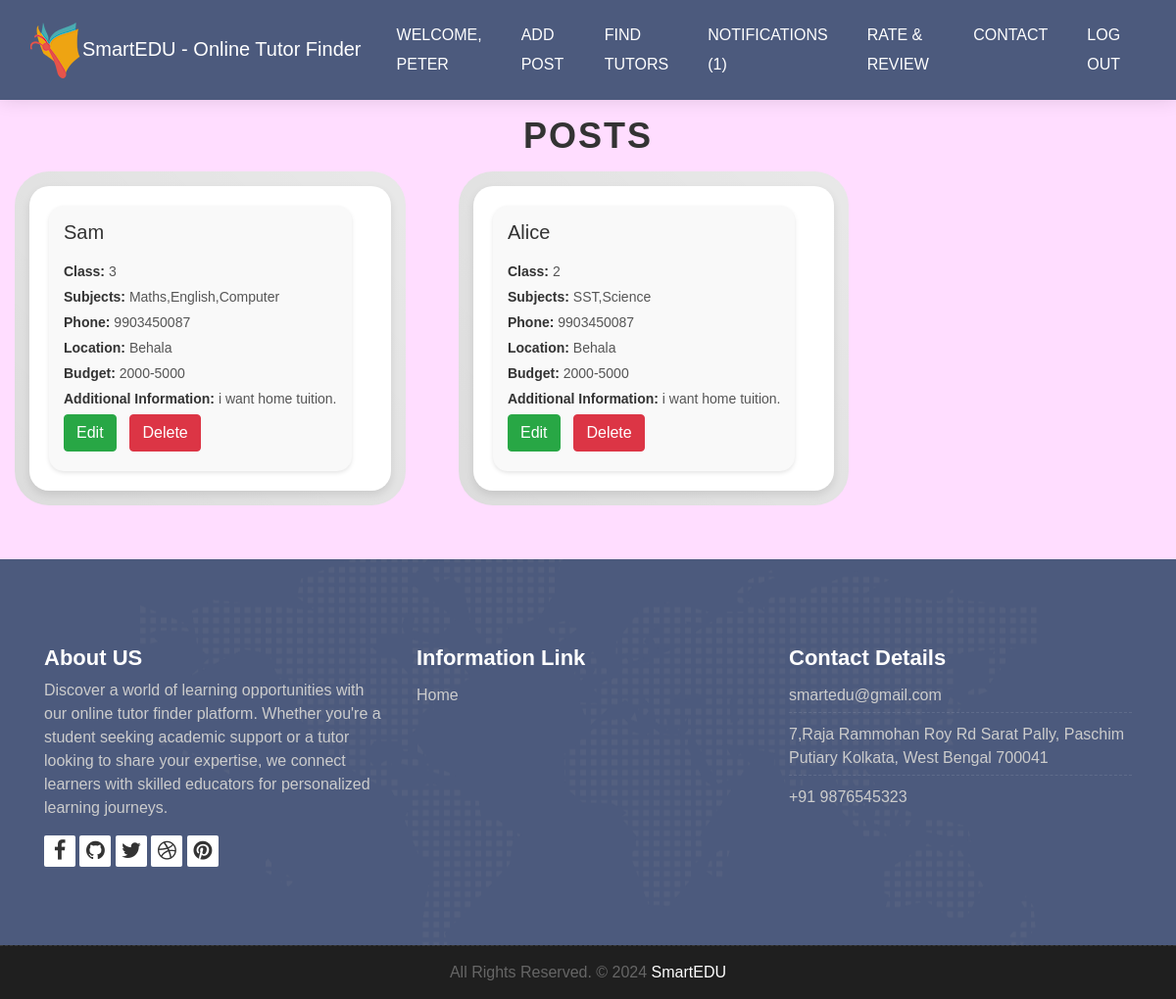
The page /showpost.php (signed in) on the database its author committed.
### tables this page shows
CREATE TABLE `students` (
  `sid` int(11) NOT NULL,
  `name` varchar(255) NOT NULL,
  `type` varchar(255) NOT NULL,
  `email` varchar(255) NOT NULL,
  `mobile` varchar(10) NOT NULL,
  `password` varchar(255) NOT NULL,
  `agreed_terms` varchar(50) NOT NULL
);

CREATE TABLE `studentpost` (
  `pid` int(11) NOT NULL,
  `name` varchar(255) NOT NULL,
  `class` int(11) NOT NULL,
  `subjects` varchar(255) NOT NULL,
  `phone` varchar(10) NOT NULL,
  `location` varchar(255) NOT NULL,
  `budget` varchar(255) NOT NULL,
  `info` varchar(255) NOT NULL,
  `student_id` int(11) NOT NULL
);

### showpost.php (the view, shortened to what this page needs)
<!DOCTYPE html>
<html lang="en">
    <link rel="stylesheet" href="css/bootstrap.min.css">
    <link rel="stylesheet" href="style.css">
    <link rel="stylesheet" href="css/versions.css">
    <link rel="stylesheet" href="css/responsive.css">
    <link rel="stylesheet" href="css/custom.css">
    <link rel="stylesheet" href="https://stackpath.bootstrapcdn.com/bootstrap/4.5.2/css/bootstrap.min.css">
</head>
<body class="host_version">
<?php include("inc/postnav.php"); ?>
        <?php
include("data/db.php");
if(isset($_SESSION['stu'])) {
    $student_id = $_SESSION['stu'];
    $query = "SELECT * FROM studentpost WHERE student_id = $student_id";
    $result = $con->query($query);
    if ($result->num_rows > 0) {
        ?>
        <h1>Posts</h1>
        <?php
        while ($row = $result->fetch_assoc()) {
        ?>
            <div class="container1">
                <div class="post">
                    <h2><?php echo $row['name']; ?></h2>
                    <p><strong>Class:</strong> <?php echo $row['class']; ?></p>
                    <p><strong>Subjects:</strong> <?php echo $row['subjects']; ?></p>
                    <p><strong>Phone:</strong> <?php echo $row['phone']; ?></p>
                    <p><strong>Location:</strong> <?php echo $row['location']; ?></p>
                    <p><strong>Budget:</strong> <?php echo $row['budget']; ?></p>
                    <p><strong>Additional Information:</strong> <?php echo $row['info']; ?></p>
                    <p>
                        <a href="editstpost.php?eid=<?php echo $row['pid'];?>" class="btn btn-success">Edit</a>
                        <a onclick="return confirm('Are you sure to delete?')" href="deletepost.php?did=<?php echo $row['pid'];?>" class="btn btn-danger">Delete</a>
                    </p>
                </div>
            </div>
        <?php
        }
    } else {
        echo "<p>No posts found for this student.</p>";
    }
} else {
    header("Location: login.php");
    exit();
}
?>
    <div class="copyrights">
        <div class="container">
            <div class="footer-distributed">
                <div class="footer-center">
                    <p class="footer-company-name">All Rights Reserved. &copy; 2024 <a href="index.php">SmartEDU</a></p>
                </div>
            </div>
        </div>
    </div>
</body>
</html>

### inc/postnav.php (shortened to what this page needs)
<?php
include("data/db.php");
function countUnreadNotifications($con, $student_id) {
    $query = "SELECT
                (SELECT COUNT(*) FROM teachernotifications WHERE student_id = ? AND status = 'unread') AS unread_notification_count,
                (SELECT COUNT(*) FROM notifications WHERE sender_id = ? AND status = 'read') AS unread_reply_count";
    $stmt = $con->prepare($query);
    $stmt->bind_param("ii", $student_id, $student_id);
    $stmt->execute();
    $result = $stmt->get_result();
    $counts = $result->fetch_assoc();
    $unread_notification_count = $counts['unread_notification_count'];
    $unread_reply_count = $counts['unread_reply_count'];
    return array($unread_notification_count, $unread_reply_count);
}
if(isset($_SESSION['stu'])) {
    $student_id = $_SESSION['stu'];
    list($notification_count, $reply_count) = countUnreadNotifications($con, $student_id);
    $total_unread_count = $notification_count + $reply_count;
} else {
    $total_unread_count = 0;
}
?>
<header class="top-navbar">
    <nav class="navbar navbar-expand-lg navbar-light bg-light">
        <div class="container-fluid">
            <a class="navbar-brand" href="index.php" style="color: white;" class="m-0 text-white">
                <img src="images/headlogo.png" alt="" />SmartEDU - Online Tutor Finder
            </a>
            <div class="collapse navbar-collapse" id="navbars-host">
                <ul class="navbar-nav ml-auto">
                    <?php if(isset($_SESSION['stu'])): ?>
                        <?php
                            $student_id = $_SESSION['stu'];
                            $query = "SELECT name FROM students WHERE sid = ?";
                            $stmt = $con->prepare($query);
                            $stmt->bind_param("i", $student_id);
                            $stmt->execute();
                            $stmt->bind_result($student_name);
                        ?>
                        <li class="nav-item"><span class="nav-link">Welcome, <?php echo $student_name; ?></span></li>
                        <li class="nav-item"><a class="nav-link" href="newpost.php">Add Post</a></li>
                        <li class="nav-item"><a class="nav-link" href="findtutor.php">Find Tutors</a></li>
                        <li class="nav-item"><a class="nav-link" href="stunoti.php">Notifications <?php if ($total_unread_count > 0) echo "(" . $total_unread_count . ")"; ?></a></li>
                        <li class="nav-item"><a class="nav-link" href="review.php">Rate & Review</a></li>
                        <li class="nav-item"><a class="nav-link" href="contactst.php">Contact</a></li>
                        <li class="nav-item"><a onclick="return confirm('Are you sure to logout?')" class="nav-link" href="logoutst.php">Log Out</a></li>
                    <?php else: ?>
                        <li class="nav-item"><a class="nav-link" href="login.php">Login</a></li>
                        <li class="nav-item"><a class="nav-link" href="register.php">Register</a></li>
                    <?php endif; ?>
                </ul>
            </div>
        </div>
    </nav>
</header>

### style.css (style rules this page uses)
body { color: #333333; font-size: 14px; font-family: 'Rubik', sans-serif; line-height: 1.80857; }
html, body { height: 100%; }
a { color: #1f1f1f; text-decoration: none !important; outline: none !important; -webkit-transition: all .3s ease-in-out; -moz-transition: all .3s ease-in-out; -ms-transition: all .3s ease-in-out; -o-transition: all .3s ease-in-out; transition: all .3s ease-in-out; }
h1, h2, h3, h4, h5, h6 { letter-spacing: 0; font-weight: normal; position: relative; padding: 0 0 10px 0; font-weight: normal; line-height: 120% !important; color: #1f1f1f; margin: 0 }
h1 { font-size: 24px }
h2 { font-size: 22px }
h3 { font-size: 18px }
a { color: #1f1f1f; text-decoration: none; outline: none; }
a, .btn { text-decoration: none !important; outline: none !important; -webkit-transition: all .3s ease-in-out; -moz-transition: all .3s ease-in-out; -ms-transition: all .3s ease-in-out; -o-transition: all .3s ease-in-out; transition: all .3s ease-in-out; }
.top-navbar .bg-light { background: #4c5a7d !important; }
.top-navbar .navbar-light .navbar-nav .nav-link { color: #ffffff; font-size: 16px; font-weight: 500; }
.top-navbar .navbar-light .navbar-nav .nav-item { position: relative; display: inline-block; padding: 15px 0px; margin: 0px 20px; }
.top-navbar .navbar-light .navbar-nav .nav-item .nav-link { padding: 6px 0px; position: relative; display: block; line-height: 30px; letter-spacing: 0px; text-transform: uppercase; }
.top-navbar .navbar-light .navbar-nav .nav-item::after { position: absolute; content: ''; left: 50%; bottom: auto; top: 11px; width: 5px; height: 5px; opacity: 0; margin-left: -3px; background-color: #ffffff; border-radius: 50px; -webkit-transform: translateY(0px); transform: translateY(0px); transition: all 900ms ease; -webkit-transition: all 900ms ease; -ms-transition: all 900ms ease; -o-transition: all 900ms ease; -moz-transition: all 900ms ease; }
.top-navbar .navbar-light .navbar-nav .nav-item .nav-link::before { position: absolute; content: ''; left: 0%; bottom: auto; top: -4px; width: 5px; height: 5px; border-radius: 50px; opacity: 0; margin-left: -10px; background-color: #ffffff; -webkit-transform: translateY(0px); transform: translateY(0px); transition: all 900ms ease; -webkit-transition: all 900ms ease; -ms-transition: all 900ms ease; -o-transition: all 900ms ease; -moz-transition: all 900ms ease; }
.top-navbar .navbar-light .navbar-nav .nav-item .nav-link::after { position: absolute; content: ''; right: 0%; left: auto; bottom: auto; top: -4px; width: 5px; height: 5px; border-radius: 50px; border: none !important; opacity: 0; margin-right: -11px; background-color: #ffffff; transition: all 900ms ease; -webkit-transition: all 900ms ease; -ms-transition: all 900ms ease; -o-transition: all 900ms ease; -moz-transition: all 900ms ease; }
.top-navbar .bg-light { padding-top: 0px; padding-bottom: 0px; box-shadow: 0 0 18px 0 rgba(0,0,0,.12); }
.footer { padding: 90px 0 80px !important; color: #cccccc; background:#4c5a7d url('images/world-map.png') no-repeat center; }
.footer .widget-title { position: relative; display: block; margin-bottom: 10px; }
.footer .widget-title h3 { color: #fff; font-weight: 700; font-size: 22px; padding: 0; margin: 0; line-height: 1 !important; }
.footer-links { list-style: none; padding: 0; }
.footer-links a { color: #cccccc; }
.footer-links li { margin-bottom: 5px; display: block; width: 100%; padding: 5px 0px; border-bottom: 1px dashed rgba(255, 255, 255, 0.1); }
.footer-links li:last-child { margin-bottom: 0; padding-bottom: 0; border: 0; }
.copyrights { border-top: 1px dashed rgba(255, 255, 255, 0.1); background-color: #1f1f1f; box-sizing: border-box; width: 100%; text-align: left; padding: 10px 0px; overflow: hidden; }
.footer-distributed .footer-company-name { font-weight: 300; margin: 0 10px; color: #666; padding: 5px 0px; }
.footer-distributed .footer-company-name a { color: #ffffff; }
.footer-links-soi { margin: 0px; padding: 0px; }
.footer-links-soi li { display: inline-block; }
.footer-links-soi li a { background: #ffffff; color: #333333; width: 32px; height: 32px; display: block; font-size: 22px; text-align: center; line-height: 32px; border-radius: 2px; }
.footer-links-soi li a i { -webkit-transition: all 0.6s ease; -o-transition: all 0.6s ease; transition: all 0.6s ease; }
.footer-center { text-align: center; }

### rows shown on the page
students: name "PETER"
studentpost: name "Sam", class "3", subjects "Maths,English,Computer", phone "9903450087", location "Behala", budget "2000-5000", info "i want home tuition."
studentpost: name "Alice", class "2", subjects "SST,Science", phone "9903450087", location "Behala", budget "2000-5000", info "i want home tuition."

### other values the page prints
$total_unread_count "1"
